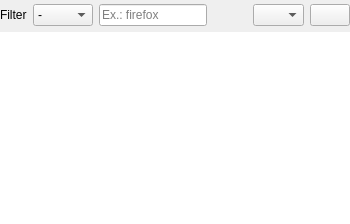
     <widget class="QWidget" name="tab">
      <attribute name="icon">
       <iconset theme="view-sort-ascending">
        <normaloff>../../../../../../../../.designer/backup</normaloff>../../../../../../../../.designer/backup</iconset>
      </attribute>
      <attribute name="title">
       <string>Events</string>
      </attribute>
      <layout class="QVBoxLayout" name="verticalLayout_8">
       <property name="leftMargin">
        <number>0</number>
       </property>
       <property name="topMargin">
        <number>4</number>
       </property>
       <property name="rightMargin">
        <number>0</number>
       </property>
       <property name="bottomMargin">
        <number>0</number>
       </property>
       <item>
        <layout class="QHBoxLayout" name="horizontalLayout">
         <item>
          <widget class="QLabel" name="label_4">
           <property name="text">
            <string>Filter</string>
           </property>
          </widget>
         </item>
         <item>
          <widget class="QComboBox" name="comboAction">
           <item>
            <property name="text">
             <string>-</string>
            </property>
           </item>
           <item>
            <property name="text">
             <string>Allow</string>
            </property>
            <property name="icon">
             <iconset theme="emblem-default">
              <normaloff>../../../../../../../../../../../../../../../../../../../../../../../../../../../../../../../../../../../../../../../../../../../../../../../../../../../../../../../../../../../../../../../../../../../../.designer/backup</normaloff>../../../../../../../../../../../../../../../../../../../../../../../../../../../../../../../../../../../../../../../../../../../../../../../../../../../../../../../../../../../../../../../../../../../../.designer/backup</iconset>
            </property>
           </item>
           <item>
            <property name="text">
             <string>Deny</string>
            </property>
            <property name="icon">
             <iconset theme="emblem-important">
              <normaloff>../../../../../../../../../../../../../../../../../../../../../../../../../../../../../../../../../../../../../../../../../../../../../../../../../../../../../../../../../../../../../../../../../../../../.designer/backup</normaloff>../../../../../../../../../../../../../../../../../../../../../../../../../../../../../../../../../../../../../../../../../../../../../../../../../../../../../../../../../../../../../../../../../../../../.designer/backup</iconset>
            </property>
           </item>
          </widget>
         </item>
         <item>
          <widget class="QLineEdit" name="filterLine">
           <property name="text">
            <string notr="true"/>
           </property>
           <property name="frame">
            <bool>true</bool>
           </property>
           <property name="placeholderText">
            <string>Ex.: firefox</string>
           </property>
          </widget>
         </item>
         <item>
          <spacer name="horizontalSpacer_2">
           <property name="orientation">
            <enum>Qt::Horizontal</enum>
           </property>
           <property name="sizeType">
            <enum>QSizePolicy::Minimum</enum>
           </property>
           <property name="sizeHint" stdset="0">
            <size>
             <width>40</width>
             <height>20</height>
            </size>
           </property>
          </spacer>
         </item>
         <item>
          <widget class="QComboBox" name="limitCombo">
           <property name="currentIndex">
            <number>4</number>
           </property>
           <item>
            <property name="text">
             <string>50</string>
            </property>
           </item>
           <item>
            <property name="text">
             <string>100</string>
            </property>
           </item>
           <item>
            <property name="text">
             <string>200</string>
            </property>
           </item>
           <item>
            <property name="text">
             <string>300</string>
            </property>
           </item>
           <item>
            <property name="text">
             <string/>
            </property>
           </item>
          </widget>
         </item>
         <item>
          <widget class="QPushButton" name="cmdCleanSql">
           <property name="text">
            <string/>
           </property>
           <property name="icon">
            <iconset theme="edit-clear-all">
             <normaloff>../../../../../../../../../../../../../../../../../../../../../../../../../../.designer/backup</normaloff>../../../../../../../../../../../../../../../../../../../../../../../../../../.designer/backup</iconset>
           </property>
          </widget>
         </item>
        </layout>
       </item>
       <item>
        <widget class="QTreeView" name="eventsTable">
         <property name="styleSheet">
          <string notr="true"/>
         </property>
         <property name="frameShape">
          <enum>QFrame::NoFrame</enum>
         </property>
         <property name="frameShadow">
          <enum>QFrame::Plain</enum>
         </property>
         <property name="autoScroll">
          <bool>false</bool>
         </property>
         <property name="verticalScrollMode">
          <enum>QAbstractItemView::ScrollPerPixel</enum>
         </property>
         <property name="indentation">
          <number>10</number>
         </property>
         <property name="uniformRowHeights">
          <bool>true</bool>
         </property>
         <property name="animated">
          <bool>true</bool>
         </property>
        </widget>
       </item>
      </layout>
     </widget>
